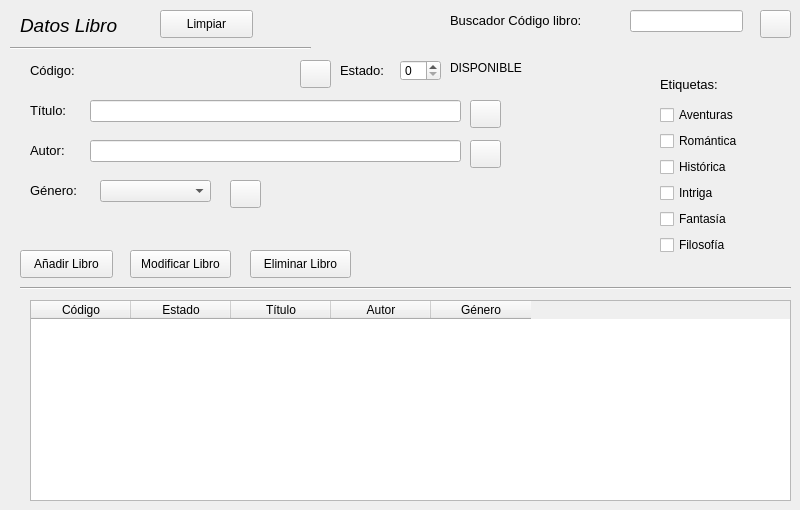
    <widget class="QWidget" name="libros">
     <attribute name="title">
      <string>Libros</string>
     </attribute>
     <widget class="QLabel" name="datosLibroLibros">
      <property name="geometry">
       <rect>
        <x>20</x>
        <y>10</y>
        <width>171</width>
        <height>31</height>
       </rect>
      </property>
      <property name="text">
       <string>&lt;html&gt;&lt;head/&gt;&lt;body&gt;&lt;p&gt;&lt;span style=&quot; font-size:14pt; font-style:italic;&quot;&gt;Datos Libro&lt;/span&gt;&lt;/p&gt;&lt;/body&gt;&lt;/html&gt;</string>
      </property>
     </widget>
     <widget class="Line" name="line_5">
      <property name="geometry">
       <rect>
        <x>10</x>
        <y>40</y>
        <width>301</width>
        <height>16</height>
       </rect>
      </property>
      <property name="orientation">
       <enum>Qt::Horizontal</enum>
      </property>
     </widget>
     <widget class="QLabel" name="codigo">
      <property name="geometry">
       <rect>
        <x>450</x>
        <y>10</y>
        <width>171</width>
        <height>21</height>
       </rect>
      </property>
      <property name="text">
       <string>&lt;html&gt;&lt;head/&gt;&lt;body&gt;&lt;p&gt;&lt;span style=&quot; font-size:10pt;&quot;&gt;Buscador Código libro:&lt;/span&gt;&lt;/p&gt;&lt;/body&gt;&lt;/html&gt;</string>
      </property>
     </widget>
     <widget class="QLineEdit" name="lineEditCodigo">
      <property name="geometry">
       <rect>
        <x>630</x>
        <y>10</y>
        <width>113</width>
        <height>22</height>
       </rect>
      </property>
     </widget>
     <widget class="QLineEdit" name="lineEditTitulo">
      <property name="geometry">
       <rect>
        <x>90</x>
        <y>100</y>
        <width>371</width>
        <height>22</height>
       </rect>
      </property>
     </widget>
     <widget class="QLabel" name="titulo">
      <property name="geometry">
       <rect>
        <x>30</x>
        <y>100</y>
        <width>61</width>
        <height>21</height>
       </rect>
      </property>
      <property name="text">
       <string>&lt;html&gt;&lt;head/&gt;&lt;body&gt;&lt;p&gt;&lt;span style=&quot; font-size:10pt;&quot;&gt;Título:&lt;/span&gt;&lt;/p&gt;&lt;/body&gt;&lt;/html&gt;</string>
      </property>
     </widget>
     <widget class="QLabel" name="estado">
      <property name="geometry">
       <rect>
        <x>340</x>
        <y>60</y>
        <width>61</width>
        <height>21</height>
       </rect>
      </property>
      <property name="text">
       <string>&lt;html&gt;&lt;head/&gt;&lt;body&gt;&lt;p&gt;&lt;span style=&quot; font-size:10pt;&quot;&gt;Estado:&lt;/span&gt;&lt;/p&gt;&lt;/body&gt;&lt;/html&gt;</string>
      </property>
     </widget>
     <widget class="QSpinBox" name="spinBoxEstado">
      <property name="geometry">
       <rect>
        <x>400</x>
        <y>60</y>
        <width>41</width>
        <height>21</height>
       </rect>
      </property>
      <property name="maximum">
       <number>1</number>
      </property>
     </widget>
     <widget class="QLabel" name="indicadorEstado">
      <property name="geometry">
       <rect>
        <x>450</x>
        <y>60</y>
        <width>181</width>
        <height>16</height>
       </rect>
      </property>
      <property name="text">
       <string>DISPONIBLE</string>
      </property>
     </widget>
     <widget class="QLineEdit" name="lineEditAutor">
      <property name="geometry">
       <rect>
        <x>90</x>
        <y>140</y>
        <width>371</width>
        <height>22</height>
       </rect>
      </property>
     </widget>
     <widget class="QLabel" name="autor">
      <property name="geometry">
       <rect>
        <x>30</x>
        <y>140</y>
        <width>61</width>
        <height>21</height>
       </rect>
      </property>
      <property name="text">
       <string>&lt;html&gt;&lt;head/&gt;&lt;body&gt;&lt;p&gt;&lt;span style=&quot; font-size:10pt;&quot;&gt;Autor:&lt;/span&gt;&lt;/p&gt;&lt;/body&gt;&lt;/html&gt;</string>
      </property>
     </widget>
     <widget class="QLabel" name="genero">
      <property name="geometry">
       <rect>
        <x>30</x>
        <y>180</y>
        <width>61</width>
        <height>21</height>
       </rect>
      </property>
      <property name="text">
       <string>&lt;html&gt;&lt;head/&gt;&lt;body&gt;&lt;p&gt;&lt;span style=&quot; font-size:10pt;&quot;&gt;Género:&lt;/span&gt;&lt;/p&gt;&lt;/body&gt;&lt;/html&gt;</string>
      </property>
     </widget>
     <widget class="QPushButton" name="pushButtonBuscarTitulo">
      <property name="geometry">
       <rect>
        <x>470</x>
        <y>100</y>
        <width>31</width>
        <height>28</height>
       </rect>
      </property>
      <property name="sizePolicy">
       <sizepolicy hsizetype="Maximum" vsizetype="Fixed">
        <horstretch>0</horstretch>
        <verstretch>0</verstretch>
       </sizepolicy>
      </property>
      <property name="text">
       <string/>
      </property>
      <property name="icon">
       <iconset resource="lupa.qrc">
        <normaloff>:/lupa/img/lupa.jpg</normaloff>:/lupa/img/lupa.jpg</iconset>
      </property>
     </widget>
     <widget class="QPushButton" name="pushButtonBuscarAutor">
      <property name="geometry">
       <rect>
        <x>470</x>
        <y>140</y>
        <width>31</width>
        <height>28</height>
       </rect>
      </property>
      <property name="text">
       <string/>
      </property>
      <property name="icon">
       <iconset resource="lupa.qrc">
        <normaloff>:/lupa/img/lupa.jpg</normaloff>:/lupa/img/lupa.jpg</iconset>
      </property>
     </widget>
     <widget class="QPushButton" name="pushButtonBuscarCodigo">
      <property name="geometry">
       <rect>
        <x>760</x>
        <y>10</y>
        <width>31</width>
        <height>28</height>
       </rect>
      </property>
      <property name="text">
       <string/>
      </property>
      <property name="icon">
       <iconset resource="lupa.qrc">
        <normaloff>:/lupa/img/lupa.jpg</normaloff>:/lupa/img/lupa.jpg</iconset>
      </property>
     </widget>
     <widget class="Line" name="line_7">
      <property name="geometry">
       <rect>
        <x>20</x>
        <y>280</y>
        <width>771</width>
        <height>16</height>
       </rect>
      </property>
      <property name="orientation">
       <enum>Qt::Horizontal</enum>
      </property>
     </widget>
     <widget class="QTableWidget" name="tablaLibros">
      <property name="geometry">
       <rect>
        <x>30</x>
        <y>300</y>
        <width>761</width>
        <height>201</height>
       </rect>
      </property>
      <column>
       <property name="text">
        <string>Código</string>
       </property>
      </column>
      <column>
       <property name="text">
        <string>Estado</string>
       </property>
      </column>
      <column>
       <property name="text">
        <string>Título</string>
       </property>
      </column>
      <column>
       <property name="text">
        <string>Autor</string>
       </property>
      </column>
      <column>
       <property name="text">
        <string>Género</string>
       </property>
      </column>
     </widget>
     <widget class="QPushButton" name="pushButtonGuardarLibro">
      <property name="geometry">
       <rect>
        <x>20</x>
        <y>250</y>
        <width>93</width>
        <height>28</height>
       </rect>
      </property>
      <property name="text">
       <string>Añadir Libro</string>
      </property>
     </widget>
     <widget class="QPushButton" name="pushButtonModificarLibro">
      <property name="geometry">
       <rect>
        <x>130</x>
        <y>250</y>
        <width>101</width>
        <height>28</height>
       </rect>
      </property>
      <property name="text">
       <string>Modificar Libro</string>
      </property>
     </widget>
     <widget class="QPushButton" name="pushButtonEliminarLibro">
      <property name="geometry">
       <rect>
        <x>250</x>
        <y>250</y>
        <width>101</width>
        <height>28</height>
       </rect>
      </property>
      <property name="text">
       <string>Eliminar Libro</string>
      </property>
     </widget>
     <widget class="QComboBox" name="comboBoxGenero">
      <property name="geometry">
       <rect>
        <x>100</x>
        <y>180</y>
        <width>111</width>
        <height>22</height>
       </rect>
      </property>
     </widget>
     <widget class="QWidget" name="verticalLayoutWidget">
      <property name="geometry">
       <rect>
        <x>660</x>
        <y>70</y>
        <width>111</width>
        <height>185</height>
       </rect>
      </property>
      <layout class="QVBoxLayout" name="verticalLayout">
       <item>
        <widget class="QLabel" name="labelEtiquetas">
         <property name="text">
          <string>&lt;html&gt;&lt;head/&gt;&lt;body&gt;&lt;p&gt;&lt;span style=&quot; font-size:10pt;&quot;&gt;Etiquetas:&lt;/span&gt;&lt;/p&gt;&lt;/body&gt;&lt;/html&gt;</string>
         </property>
        </widget>
       </item>
       <item>
        <widget class="QCheckBox" name="checkBoxAventuras">
         <property name="text">
          <string>Aventuras</string>
         </property>
        </widget>
       </item>
       <item>
        <widget class="QCheckBox" name="checkBoxRomantica">
         <property name="text">
          <string>Romántica</string>
         </property>
        </widget>
       </item>
       <item>
        <widget class="QCheckBox" name="checkBoxHistorica">
         <property name="text">
          <string>Histórica</string>
         </property>
        </widget>
       </item>
       <item>
        <widget class="QCheckBox" name="checkBoxIntriga">
         <property name="text">
          <string>Intriga</string>
         </property>
        </widget>
       </item>
       <item>
        <widget class="QCheckBox" name="checkBoxFantasia">
         <property name="text">
          <string>Fantasía</string>
         </property>
        </widget>
       </item>
       <item>
        <widget class="QCheckBox" name="checkBoxFilosofia">
         <property name="text">
          <string>Filosofía</string>
         </property>
        </widget>
       </item>
      </layout>
     </widget>
     <widget class="QPushButton" name="pushButtonLimpiarLibros">
      <property name="geometry">
       <rect>
        <x>160</x>
        <y>10</y>
        <width>93</width>
        <height>28</height>
       </rect>
      </property>
      <property name="text">
       <string>Limpiar</string>
      </property>
     </widget>
     <widget class="QPushButton" name="pushButtonBuscarGenero">
      <property name="geometry">
       <rect>
        <x>230</x>
        <y>180</y>
        <width>31</width>
        <height>28</height>
       </rect>
      </property>
      <property name="text">
       <string/>
      </property>
      <property name="icon">
       <iconset resource="lupa.qrc">
        <normaloff>:/lupa/img/lupa.jpg</normaloff>:/lupa/img/lupa.jpg</iconset>
      </property>
     </widget>
     <widget class="QPushButton" name="pushButtonBuscarEstado">
      <property name="geometry">
       <rect>
        <x>300</x>
        <y>60</y>
        <width>31</width>
        <height>28</height>
       </rect>
      </property>
      <property name="text">
       <string/>
      </property>
      <property name="icon">
       <iconset resource="lupa.qrc">
        <normaloff>:/lupa/img/lupa.jpg</normaloff>:/lupa/img/lupa.jpg</iconset>
      </property>
     </widget>
     <widget class="QLabel" name="labelCodigo">
      <property name="geometry">
       <rect>
        <x>30</x>
        <y>60</y>
        <width>61</width>
        <height>21</height>
       </rect>
      </property>
      <property name="text">
       <string>&lt;html&gt;&lt;head/&gt;&lt;body&gt;&lt;p&gt;&lt;span style=&quot; font-size:10pt;&quot;&gt;Código:&lt;/span&gt;&lt;/p&gt;&lt;/body&gt;&lt;/html&gt;</string>
      </property>
     </widget>
     <widget class="QLabel" name="labelCodigoGenerado">
      <property name="geometry">
       <rect>
        <x>120</x>
        <y>60</y>
        <width>81</width>
        <height>21</height>
       </rect>
      </property>
      <property name="text">
       <string>&lt;html&gt;&lt;head/&gt;&lt;body&gt;&lt;p&gt;&lt;br/&gt;&lt;/p&gt;&lt;/body&gt;&lt;/html&gt;</string>
      </property>
     </widget>
    </widget>
